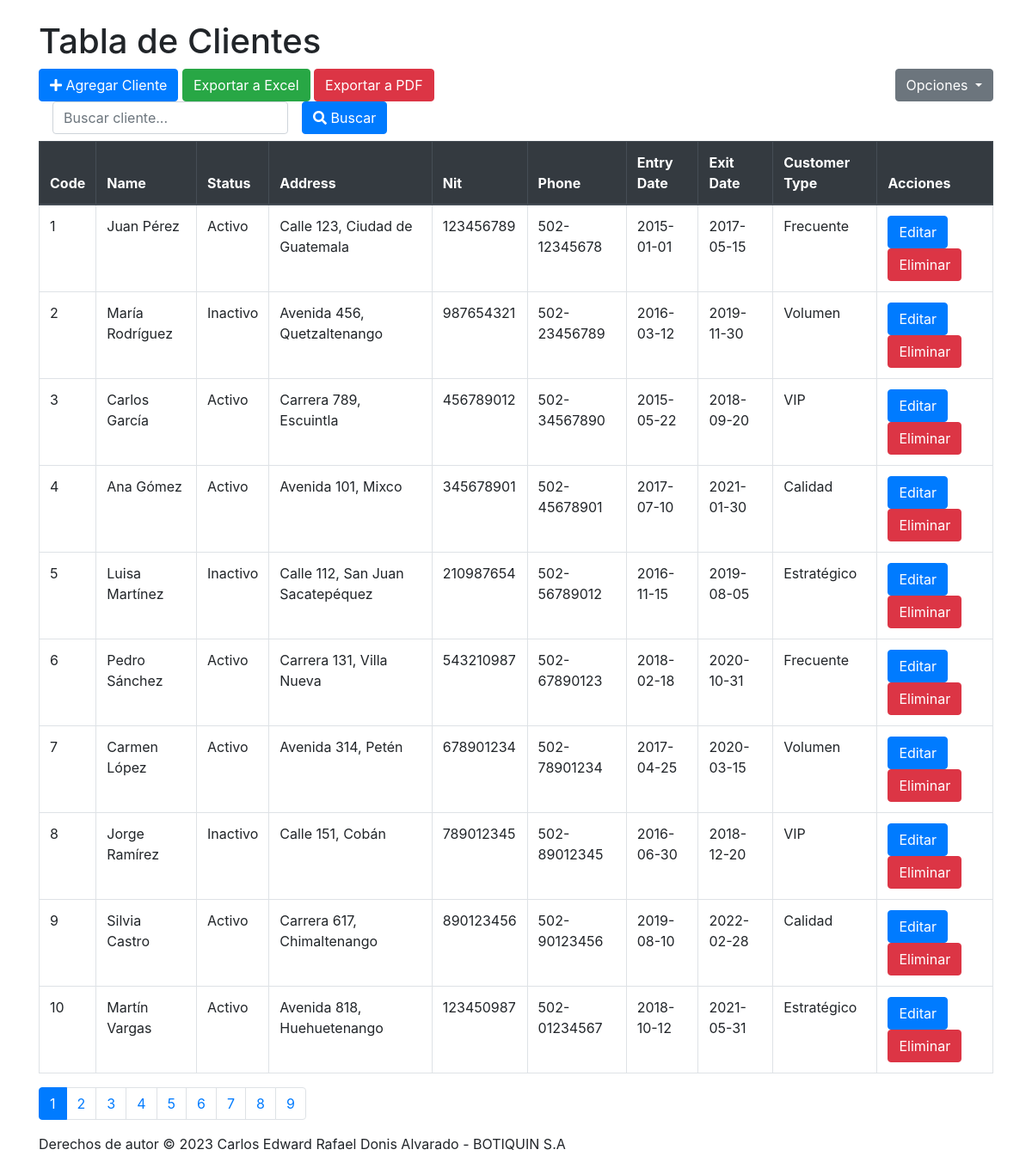
Page /Menu/clientes.php on the committed database.
### tables this page shows
Create table
    if not EXISTS Customers(
        Code int not null AUTO_INCREMENT primary key,
        Name varchar (100) not null,
        Status varchar(10) not null,
        Address varchar (180) not null,
        Nit varchar(20) not null,
        Phone varchar(12) not null,
        entry_date DATE NOT NULL,
        exit_date date,
         
        customer_type varchar (100) not null
    );

### Menu/clientes.php (the view, shortened to what this page needs)
<!DOCTYPE html>
<html>
<head>
    <link rel="stylesheet" href="https://maxcdn.bootstrapcdn.com/bootstrap/4.5.2/css/bootstrap.min.css">
    <link rel="stylesheet" href="https://cdnjs.cloudflare.com/ajax/libs/font-awesome/5.15.3/css/all.min.css">
</head>
<body>
    <div class="container">
        <h1 class="mt-4">Tabla de Clientes</h1>
        <div class="btn-group float-right">
            <button type="button" class="btn btn-secondary dropdown-toggle" data-toggle="dropdown" aria-haspopup="true" aria-expanded="false">
                Opciones
            </button>
        </div>
        <a class="btn btn-primary" href="agregar_cliente.php">
            <i class="fas fa-plus"></i> Agregar Cliente
        </a>
        <button class="btn btn-success" id="exportToExcel">Exportar a Excel</button>
        <button class="btn btn-danger" id="exportToPDF">Exportar a PDF</button>
        <form class="form-inline" action="buscar_cliente.php" method="GET">
            <div class="form-group mx-sm-3 mb-2">
                <input type="text" class="form-control" name="query" placeholder="Buscar cliente...">
            </div>
            <button type="submit" class="btn btn-primary mb-2">
                <i class="fas fa-search"></i> Buscar
            </button>
        </form>
        <table id="table-to-export" class="table table-bordered">
            <thead class="thead-dark">
                <tr>
                    <th>Code</th>
                    <th>Name</th>
                    <th>Status</th>
                    <th>Address</th>
                    <th>Nit</th>
                    <th>Phone</th>
                    <th>Entry Date</th>
                    <th>Exit Date</th>
                    <th>Customer Type</th>
                    <th>Acciones</th>
                </tr>
            </thead>
            <tbody>
                <?php
                $servername = "localhost";
                $username = "root";
                $password = "";
                $dbname = "botiquin_sa";
                $conn = new mysqli($servername, $username, $password, $dbname);
                $clientesPorPagina = 10;
                $paginaActual = isset($_GET['pagina']) ? $_GET['pagina'] : 1;
                $inicio = ($paginaActual - 1) * $clientesPorPagina;
                $sql = "SELECT * FROM customers LIMIT $inicio, $clientesPorPagina";
                $result = $conn->query($sql);
                if ($result->num_rows > 0) {
                    while ($row = $result->fetch_assoc()) {
                        echo "<tr>";
                        echo "<td>" . $row["Code"] . "</td>";
                        echo "<td>" . $row["Name"] . "</td>";
                        echo "<td>" . $row["Status"] . "</td>";
                        echo "<td>" . $row["Address"] . "</td>";
                        echo "<td>" . $row["Nit"] . "</td>";
                        echo "<td>" . $row["Phone"] . "</td>";
                        echo "<td>" . $row["entry_date"] . "</td>";
                        echo "<td>" . $row["exit_date"] . "</td>";
                        echo "<td>" . $row["customer_type"] . "</td>";
                        echo "<td>";
                        echo "<a class='btn btn-primary' href='editar_cliente.php?id=" . $row["Code"] . "'>Editar</a> ";
                        echo "<a class='btn btn-danger' href='eliminar_cliente.php?id=" . $row["Code"] . "'>Eliminar</a>";
                        echo "</td>";
                        echo "</tr>";
                    }
                } else {
                    echo "<tr><td colspan='10'>No se encontraron registros.</td></tr>";
                }
                ?>
            </tbody>
        </table>
        <nav aria-label="Page navigation example">
            <ul class="pagination">
                <?php
                $sqlTotal = "SELECT COUNT(*) as total FROM customers";
                $resultTotal = $conn->query($sqlTotal);
                $filaTotal = $resultTotal->fetch_assoc();
                $totalClientes = $filaTotal["total"];
                $totalPaginas = ceil($totalClientes / $clientesPorPagina);
                for ($i = 1; $i <= $totalPaginas; $i++) {
                    echo "<li class='page-item ";
                    if ($i == $paginaActual) {
                        echo "active";
                    }
                    echo "'><a class='page-link' href='clientes.php?pagina=$i'>$i</a></li>";
                }
                ?>
            </ul>
        </nav>
    </div>
</body>
<footer>
    <div class="container">
        <p>Derechos de autor &copy; 2023 Carlos Edward Rafael Donis Alvarado - BOTIQUIN S.A</p>
    </div>
</footer>
</html>

### rows in the picture
customers: Code "1", Name "Juan Pérez", Status "Activo", Address "Calle 123, Ciudad de Guatemala", Nit "123456789", Phone "502-12345678", entry_date "2015-01-01", exit_date "2017-05-15", customer_type "Frecuente"
customers: Code "2", Name "María Rodríguez", Status "Inactivo", Address "Avenida 456, Quetzaltenango", Nit "987654321", Phone "502-23456789", entry_date "2016-03-12", exit_date "2019-11-30", customer_type "Volumen"
customers: Code "3", Name "Carlos García", Status "Activo", Address "Carrera 789, Escuintla", Nit "456789012", Phone "502-34567890", entry_date "2015-05-22", exit_date "2018-09-20", customer_type "VIP"
customers: Code "4", Name "Ana Gómez", Status "Activo", Address "Avenida 101, Mixco", Nit "345678901", Phone "502-45678901", entry_date "2017-07-10", exit_date "2021-01-30", customer_type "Calidad"
customers: Code "5", Name "Luisa Martínez", Status "Inactivo", Address "Calle 112, San Juan Sacatepéquez", Nit "210987654", Phone "502-56789012", entry_date "2016-11-15", exit_date "2019-08-05", customer_type "Estratégico"
customers: Code "6", Name "Pedro Sánchez", Status "Activo", Address "Carrera 131, Villa Nueva", Nit "543210987", Phone "502-67890123", entry_date "2018-02-18", exit_date "2020-10-31", customer_type "Frecuente"
customers: Code "7", Name "Carmen López", Status "Activo", Address "Avenida 314, Petén", Nit "678901234", Phone "502-78901234", entry_date "2017-04-25", exit_date "2020-03-15", customer_type "Volumen"
customers: Code "8", Name "Jorge Ramírez", Status "Inactivo", Address "Calle 151, Cobán", Nit "789012345", Phone "502-89012345", entry_date "2016-06-30", exit_date "2018-12-20", customer_type "VIP"
customers: Code "9", Name "Silvia Castro", Status "Activo", Address "Carrera 617, Chimaltenango", Nit "890123456", Phone "502-90123456", entry_date "2019-08-10", exit_date "2022-02-28", customer_type "Calidad"
customers: Code "10", Name "Martín Vargas", Status "Activo", Address "Avenida 818, Huehuetenango", Nit "123450987", Phone "502-01234567", entry_date "2018-10-12", exit_date "2021-05-31", customer_type "Estratégico"
